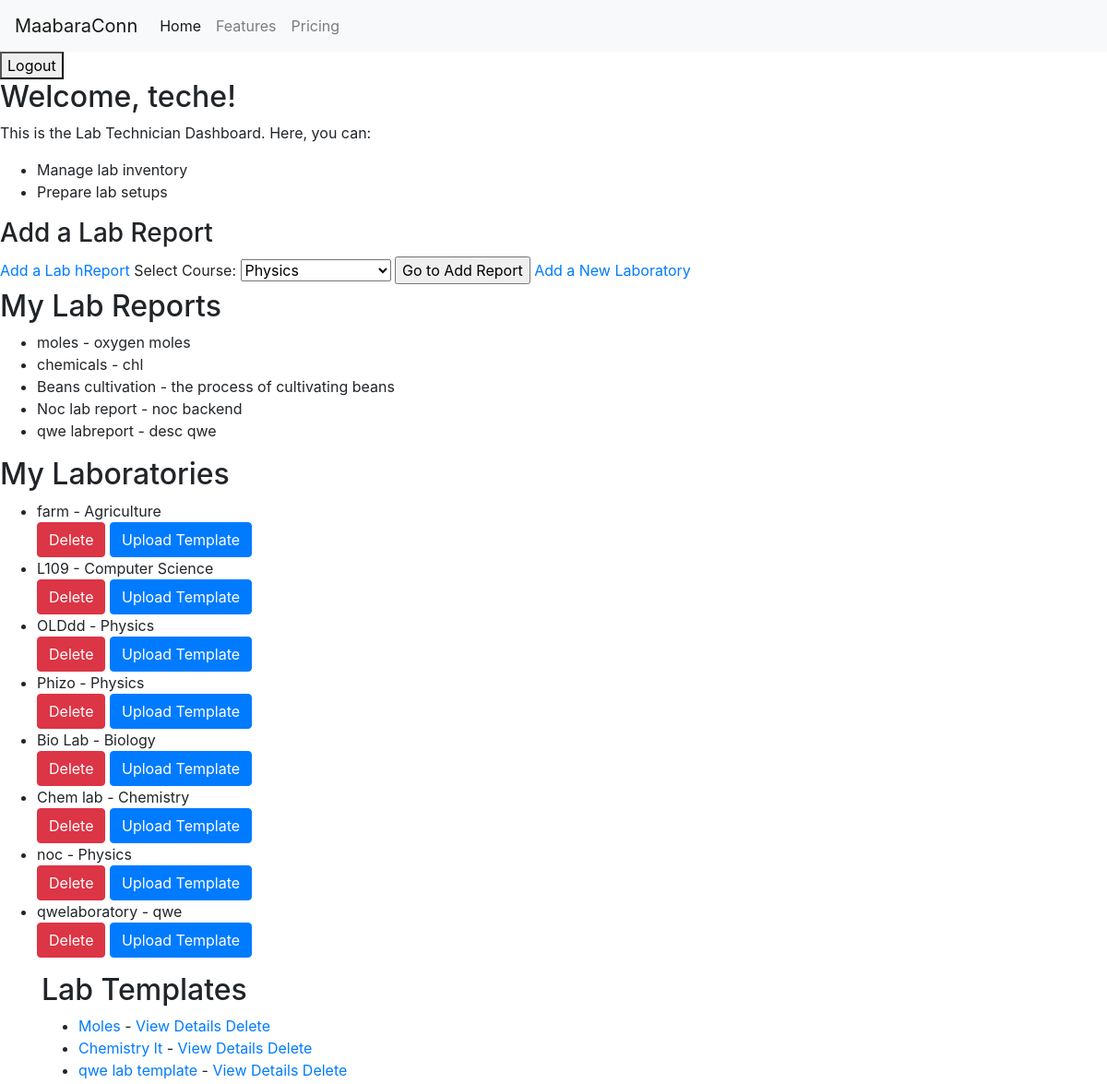
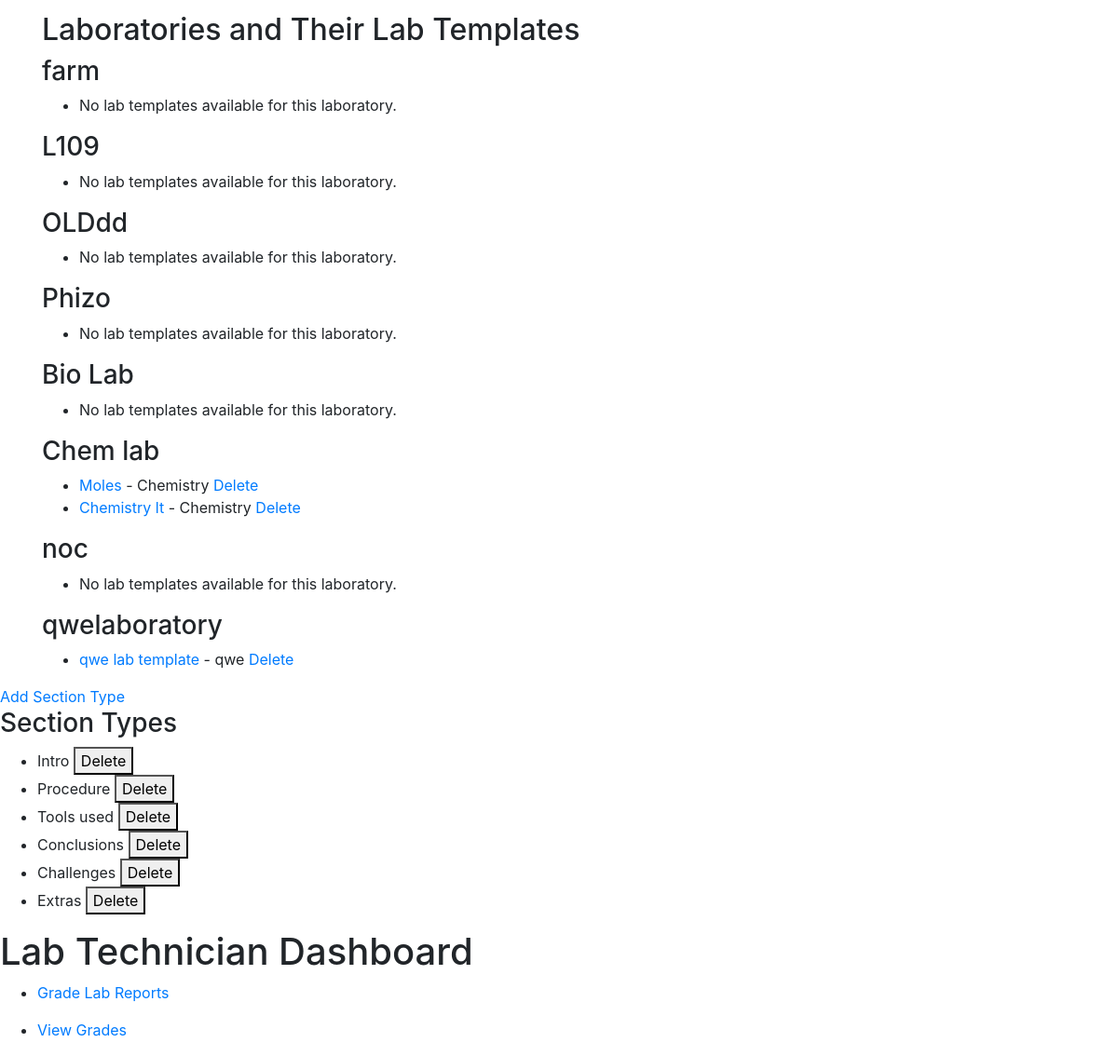
The app's page /users/dashboard/ (signed in) with its own data (2 pictures, top to bottom).
### users/models.py (models this page shows, shortened)
class User(AbstractUser):
    class Role(models.TextChoices):
        STUDENT = 'ST', _('Student')
        LAB_TECH = 'LT', _('Lab Technician')
        LECTURER = 'LE', _('Lecturer')
    role = models.CharField(
        max_length=2,
        choices=Role.choices,
        default=Role.STUDENT,
    )
    groups = models.ManyToManyField(Group, verbose_name=_('groups'), blank=True, help_text=_(
        'The groups this user belongs to. A user will get all permissions granted to each of their groups.'),
        related_name="user_set_custom",
        related_query_name="user",
    )
    user_permissions = models.ManyToManyField(
        Permission,
        verbose_name=_('user permissions'),
        blank=True,
        help_text=_('Specific permissions for this user.'),
        related_name="user_set_custom",
        related_query_name="user",
    )

class LabReport(models.Model):
    REPORT_TYPE_CHOICES = [
        ('IND', 'Individual'),
        ('GRP', 'Group'),
    ]
    report_type = models.CharField(
        max_length=3, choices=REPORT_TYPE_CHOICES, default='IND')
    creator = models.ForeignKey(
        settings.AUTH_USER_MODEL, on_delete=models.CASCADE, related_name='created_lab_reports'
    )
    student = models.ForeignKey(
        settings.AUTH_USER_MODEL, on_delete=models.CASCADE, related_name='student_lab_reports', null=True, blank=True
    )
    course = models.ForeignKey(
        Course, on_delete=models.CASCADE, related_name='lab_reports'
    )
    title = models.CharField(max_length=255)
    description = models.TextField()
    laboratory = models.ForeignKey(
        Laboratory, on_delete=models.CASCADE, related_name='lab_reports', null=True
    )
    document = models.FileField(upload_to='lab_reports/')
    submitted_at = models.DateTimeField(auto_now_add=True)
    status = models.CharField(max_length=100, default='Pending')
    template = models.ForeignKey(
        LabTemplate, on_delete=models.SET_NULL, null=True, blank=True, related_name='lab_reports'
    )

class Laboratory(models.Model):
    course = models.ForeignKey(
        Course, on_delete=models.CASCADE, related_name='laboratories')
    name = models.CharField(max_length=255)
    creator = models.ForeignKey(
        settings.AUTH_USER_MODEL, on_delete=models.CASCADE, related_name='laboratories')

class Course(models.Model):
    name = models.CharField(max_length=255, unique=True)
    code = models.CharField(max_length=10, unique=True)
    lecturer = models.ForeignKey(
        User, on_delete=models.CASCADE, related_name='courses')
    student = models.ManyToManyField(
        User, related_name='enrolled_courses', blank=False)

class LabTemplate(models.Model):
    course = models.ForeignKey(
        Course, on_delete=models.CASCADE, related_name='lab_templates')
    name = models.CharField(max_length=255)
    laboratory = models.ForeignKey(
        Laboratory, on_delete=models.CASCADE, related_name='lab_templates')

class SectionType(models.Model):
    name = models.CharField(max_length=100)
    default_content = models.TextField(blank=True)

### users/views.py (the view, shortened to what this page needs)
# urls.py: path('dashboard/', views.dashboard, name='dashboard'),
@login_required
def dashboard(request):
    if request.user.role == User.Role.STUDENT:
        courses = Course.objects.filter(
            student=request.user)  # Example query
        lab_reports = LabReport.objects.filter(
            creator=request.user)  # Example query
        grades = Grade.objects.filter(
            lab_report__creator=request.user)  # Example query
        enrolled_courses = request.user.enrolled_courses.all()
        available_courses = Course.objects.exclude(
            id__in=enrolled_courses.values_list('id', flat=True))
        lab_reports = LabReport.objects.filter(creator=request.user)
        grades = Grade.objects.filter(lab_report__creator=request.user)
        context = {
            'enrolled_courses': enrolled_courses,
            'available_courses': available_courses,
            'lab_reports': lab_reports,
            'grades': grades,
            'courses': courses
        }
        return render(request, 'users/student_dashboard.html', context)
    elif request.user.role == User.Role.LAB_TECH:
        lab_reports_to_process = LabReport.objects.filter(
            status='Processing')  # Example query
        courses = Course.objects.all()
        course_id = Course.objects.first().id
        my_laboratories = Laboratory.objects.filter(creator=request.user)
        templates = LabTemplate.objects.all()
        my_lab_reports = LabReport.objects.filter(creator=request.user)
        section_types = SectionType.objects.all()
        context = {
            'templates': templates,
            'section_types': section_types,
            'my_laboratories': my_laboratories,
            'my_lab_reports': my_lab_reports,
            'course_id': course_id,
            'courses': courses,
            'lab_reports_to_process': lab_reports_to_process,
        }
        return render(request, 'users/labtech_dashboard.html', context)
    else:
        return HttpResponse("Your role is not defined for a specific dashboard.")

### users/templates/users/labtech_dashboard.html (shortened to what this page needs)
{% extends 'base.html' %} {% block content %}
<h2>Welcome, {{ request.user.username }}!</h2>
<p>This is the Lab Technician Dashboard. Here, you can:</p>
<ul>
  <li>Manage lab inventory</li>
  <li>Prepare lab setups</li>
</ul>
<h3>Add a Lab Report</h3>
<a href="" id="addLabReportLink">Add a Lab hReport</a>
  <label for="course">Select Course:</label>
  <select name="course_id" id="courseSelect">
    {% for course in courses %}
    <option value="{{ course.id }}">{{ course.name }}</option>
    {% endfor %}
  </select>
  <input type="submit" value="Go to Add Report" />
<a href="{% url 'add_laboratory' %}">Add a New Laboratory</a>
<h2>My Lab Reports</h2>
<ul>
  {% for report in my_lab_reports %}
    <li>{{ report.title }} - {{ report.description }}</li>
  {% empty %}
    <p>No lab reports found.</p>
  {% endfor %}
</ul>
<h2>My Laboratories</h2>
<ul>
  {% for laboratory in my_laboratories %}
    <li>
      {{ laboratory.name }} - {{ laboratory.course.name }}
      <div>
        <a href="{% url 'delete_laboratory' laboratory.id %}" class="btn btn-danger" onclick="return confirm('Are you sure you want to delete this laboratory?');">Delete</a>
        <a href="{% url 'lab_template_upload' lab_id=laboratory.id %}" class="btn btn-primary">Upload Template</a>
      </div>
    </li>
  {% empty %}
    <p>No laboratories found.</p>
  {% endfor %}
</ul>
<div class="container">
  <h2>Lab Templates</h2>
  <ul>
      {% for template in templates %}
      <li>
          <a href="{% url 'add_sections_to_template' lab_template_id=template.id %}">{{ template.name }}</a>
          {{ template.title }} - <a href="{% url 'view_template_details' template.id %}">View Details</a>
          <a href="{% url 'lab_template_delete' template.id %}" onclick="return confirm('Are you sure?');">Delete</a>
      </li>
      {% endfor %}
  </ul>
</div>
<div class="container">
  <h2>Laboratories and Their Lab Templates</h2>
  {% for laboratory in my_laboratories %}
  <div class="laboratory">
    <h3>{{ laboratory.name }}</h3>
    <ul>
      {% for template in laboratory.lab_templates.all %}
      <li>
          <a href="{{ template.template_file.url }}">{{ template.name }}</a> - {{ template.course.name }}
          <a href="{% url 'lab_template_delete' template.id %}" onclick="return confirm('Are you sure?');">Delete</a>
      </li>
      {% empty %}
      <li>No lab templates available for this laboratory.</li>
      {% endfor %}
    </ul>
  </div>
  {% endfor %}
</div>
<a href="{% url 'add_section_type' %}">Add Section Type</a>
<h3>Section Types</h3>
<ul>
  {% for section_type in section_types %}
  <li>
    {{ section_type.name }}
    <form action="{% url 'delete_section_type' section_type.id %}" method="post" style="display:inline;">
      <button type="submit" onclick="return confirm('Are you sure?');">Delete</button>
    </form>
  </li>
  {% endfor %}
</ul>
<h1>Lab Technician Dashboard</h1>
<ul>
  <li><a href="{% url 'lab_reports_for_grading' %}">Grade Lab Reports</a></li>
</ul>
<ul>
  <li><a href="{% url 'view_grades' %}">View Grades</a></li>
</ul>
{% endblock %}

### records on screen
User: user.username "teche"
LabReport: title "moles", description "oxygen moles"
LabReport: title "chemicals", description "chl"
LabReport: title "Beans cultivation", description "the process of cultivating beans"
LabReport: title "Noc lab report", description "noc backend"
LabReport: title "qwe labreport", description "desc qwe"
Laboratory: name "farm", course.name "Agriculture"
Laboratory: name "L109", course.name "Computer Science"
Laboratory: name "OLDdd", course.name "Physics"
Laboratory: name "Phizo", course.name "Physics"
Laboratory: name "Bio Lab", course.name "Biology"
Laboratory: name "Chem lab", course.name "Chemistry"
Laboratory: name "noc", course.name "Physics"
Laboratory: name "qwelaboratory", course.name "qwe"
LabTemplate: name "Moles", course.name "Chemistry"
LabTemplate: name "Chemistry lt", course.name "Chemistry"
LabTemplate: name "qwe lab template", course.name "qwe"
SectionType: name "Intro"
SectionType: name "Procedure"
SectionType: name "Tools used"
SectionType: name "Conclusions"
SectionType: name "Challenges"
SectionType: name "Extras"

### other values on screen
form field course_id "Physics"
